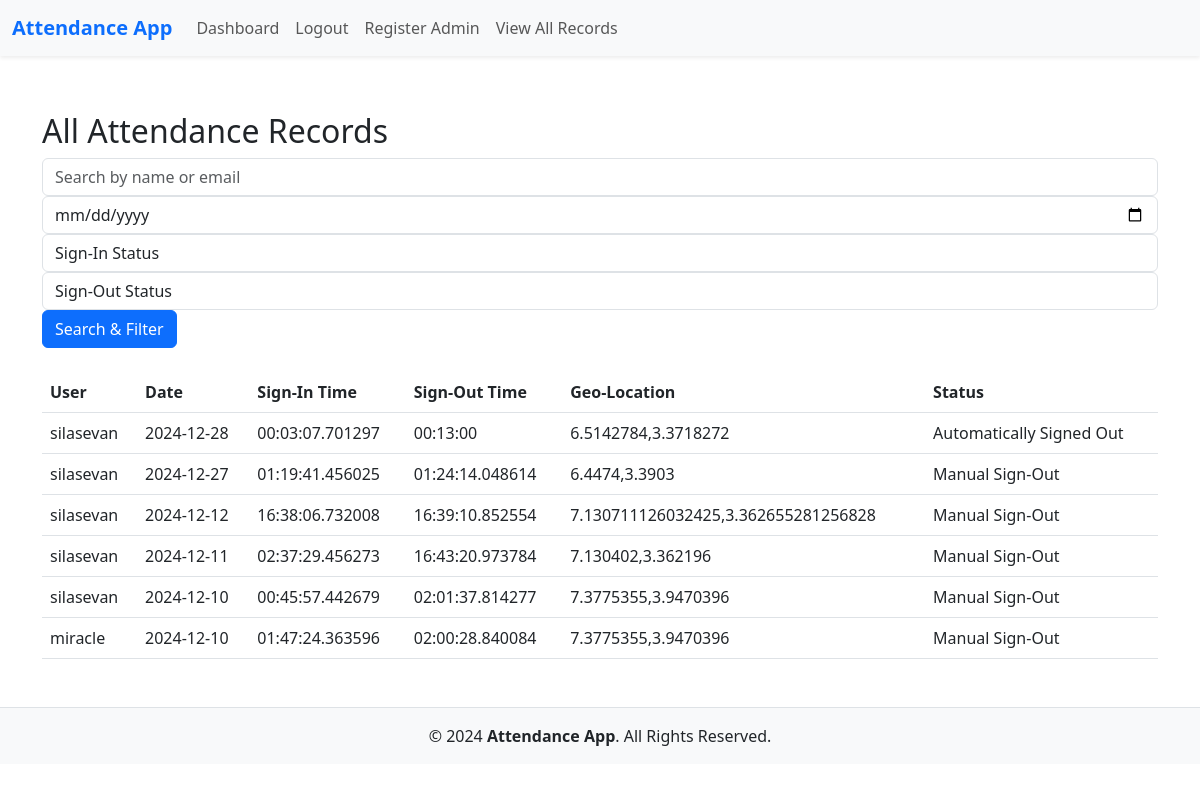
The app's page /admin/attendance-records (signed in) with its own data.
### app/models.py (models this page shows, shortened)
class AttendanceRecord(db.Model):
    __tablename__ = 'attendance_records'
    id = db.Column(db.Integer, primary_key=True)
    user_id = db.Column(db.Integer, db.ForeignKey('user.id'), nullable=False)
    date = db.Column(db.Date, nullable=False, default=datetime.today().date)
    sign_in_time = db.Column(db.Time)
    sign_out_time = db.Column(db.Time)
    geo_location = db.Column(db.String(100), nullable=False)
    auto_signed_out = db.Column(Boolean, default=False)
    user = db.relationship('User', backref='attendance_records')

class User(UserMixin, db.Model):
    id = db.Column(db.Integer, primary_key=True)
    name = db.Column(db.String(100), nullable=False)
    email = db.Column(db.String(100), unique=True, nullable=False)
    password_hash = db.Column(db.String(200), nullable=False)
    role = db.Column(db.String(20), nullable=False, default='user')
    is_admin =db.Column(db.Boolean, default=False)
    @property
    def password(self):
        """ Prevent password from being accessed directly. """
        raise AttributeError("Password is not a readable attribute.")
    def is_admin(self):
        """ Check if the user has admin role. """
        return self.role == 'admin'

### app/routes.py (the view)
@main.route('/admin/attendance-records', methods=['GET', 'POST'])
@login_required
def admin_attendance_records():
    if not current_user.is_admin:
        flash('Access denied. Only admins can view attendance records.', 'danger')
        return redirect(url_for('main.dashboard'))
    search_query = request.args.get('search', '').strip()
    date_filter = request.args.get('date', '')
    sign_in_status = request.args.get('sign_in_status', '')
    sign_out_status = request.args.get('sign_out_status', '')
    query = AttendanceRecord.query.join(User).order_by(AttendanceRecord.date.desc())
    if search_query:
        query = query.filter(
            (User.name.ilike(f'%{search_query}%')) | (User.email.ilike(f'%{search_query}%'))
        )
    if date_filter:
        query = query.filter(AttendanceRecord.date == date_filter)
    if sign_in_status == 'signed_in':
        query = query.filter(AttendanceRecord.sign_in_time.isnot(None))
    elif sign_in_status == 'not_signed_in':
        query = query.filter(AttendanceRecord.sign_in_time.is_(None))
    if sign_out_status == 'signed_out':
        query = query.filter(AttendanceRecord.sign_out_time.isnot(None))
    elif sign_out_status == 'not_signed_out':
        query = query.filter(AttendanceRecord.sign_out_time.is_(None))
    records = query.all()
    return render_template('admin_attendance_records.html', records=records)

### app/__init__.py (called while the page is built)
@login_manager.user_loader
def load_user(user_id):
    from .models import User
    return User.query.get(int(user_id))

### app/templates/admin_attendance_records.html (shortened to what this page needs)
{% extends "base.html" %}
{% block content %}
<h2>All Attendance Records</h2>
<form method="GET" action="{{ url_for('main.admin_attendance_records') }}" class="mb-4">
    <div class="form-row">
        <div class="col">
            <input
                type="text"
                name="search"
                class="form-control"
                placeholder="Search by name or email"
                value="{{ request.args.get('search', '') }}"
            />
        </div>
        <div class="col">
            <input
                type="date"
                name="date"
                class="form-control"
                value="{{ request.args.get('date', '') }}"
            />
        </div>
        <div class="col">
            <select name="sign_in_status" class="form-control">
                <option value="">Sign-In Status</option>
            </select>
        </div>
        <div class="col">
            <select name="sign_out_status" class="form-control">
                <option value="">Sign-Out Status</option>
            </select>
        </div>
        <div class="col">
            <button type="submit" class="btn btn-primary">Search & Filter</button>
        </div>
    </div>
</form>
<table class="table">
    <thead>
        <tr>
            <th>User</th>
            <th>Date</th>
            <th>Sign-In Time</th>
            <th>Sign-Out Time</th>
            <th>Geo-Location</th>
            <th>Status</th>
        </tr>
    </thead>
    <tbody>
        {% for record in records %}
        <tr>
            <td>{{ record.user.name }}</td>
            <td>{{ record.date }}</td>
            <td>{{ record.sign_in_time or "Not Signed In" }}</td>
            <td>{{ record.sign_out_time or "Not Signed Out" }}</td>
            <td>{{ record.geo_location }}</td>
            <td>
                {% if record.auto_signed_out %}
                Automatically Signed Out
                {% else %}
                Manual Sign-Out
                {% endif %}
            </td>
        </tr>
        {% endfor %}
    </tbody>
</table>
{% endblock %}

### app/templates/base.html (shortened to what this page needs)
<!DOCTYPE html>
<html lang="en">
  <head>
    <link
      rel="stylesheet"
      href="https://cdn.jsdelivr.net/npm/bootstrap@5.3.0/dist/css/bootstrap.min.css"
    />
  </head>
  <body>
    <nav
      class="navbar navbar-expand-lg navbar-light bg-light fixed-top shadow-sm"
    >
      <div class="container-fluid">
        <a
          class="navbar-brand fw-bold text-primary"
          href="{{ url_for('main.dashboard') }}"
        >
          Attendance App
        </a>
        <div class="collapse navbar-collapse" id="navbarNav">
          <ul class="navbar-nav me-auto mb-2 mb-lg-0">
            {% if current_user.is_authenticated %}
            <li class="nav-item">
              <a href="{{ url_for('main.dashboard') }}" class="nav-link"
                >Dashboard</a
              >
            </li>
            <li class="nav-item">
              <a href="{{ url_for('main.logout') }}" class="nav-link">Logout</a>
            </li>
            {% endif %}
            {% if current_user.is_authenticated and current_user.is_admin %}
            <li class="nav-item">
              <a href="{{ url_for('main.register_admin') }}" class="nav-link"
                >Register Admin</a
              >
            </li>
            <li class="nav-item">
              <a
                href="{{ url_for('main.admin_attendance_records') }}"
                class="nav-link"
                >View All Records</a
              >
            </li>
            {% endif %}
          </ul>
        </div>
      </div>
    </nav>
    <div class="container mt-5 pt-5">
    </div>
    <div class="container mt-3">{% block content %}{% endblock %}</div>
    <footer class="bg-light text-center py-3 mt-5 border-top">
      <p class="mb-0">
        &copy; 2024 <strong>Attendance App</strong>. All Rights Reserved.
      </p>
    </footer>
  </body>
</html>

### records on screen
AttendanceRecord: user.name "silasevan", date "2024-12-28", sign_in_time "00:03:07.701297", sign_out_time "00:13:00", geo_location "6.5142784,3.3718272", auto_signed_out "Automatically Signed Out"
AttendanceRecord: user.name "silasevan", date "2024-12-27", sign_in_time "01:19:41.456025", sign_out_time "01:24:14.048614", geo_location "6.4474,3.3903", shows "Manual Sign-Out"
AttendanceRecord: user.name "silasevan", date "2024-12-12", sign_in_time "16:38:06.732008", sign_out_time "16:39:10.852554", geo_location "7.130711126032425,3.362655281256828", shows "Manual Sign-Out"
AttendanceRecord: user.name "silasevan", date "2024-12-11", sign_in_time "02:37:29.456273", sign_out_time "16:43:20.973784", geo_location "7.130402,3.362196", shows "Manual Sign-Out"
AttendanceRecord: user.name "silasevan", date "2024-12-10", sign_in_time "00:45:57.442679", sign_out_time "02:01:37.814277", geo_location "7.3775355,3.9470396", shows "Manual Sign-Out"
AttendanceRecord: user.name "miracle", date "2024-12-10", sign_in_time "01:47:24.363596", sign_out_time "02:00:28.840084", geo_location "7.3775355,3.9470396", shows "Manual Sign-Out"
